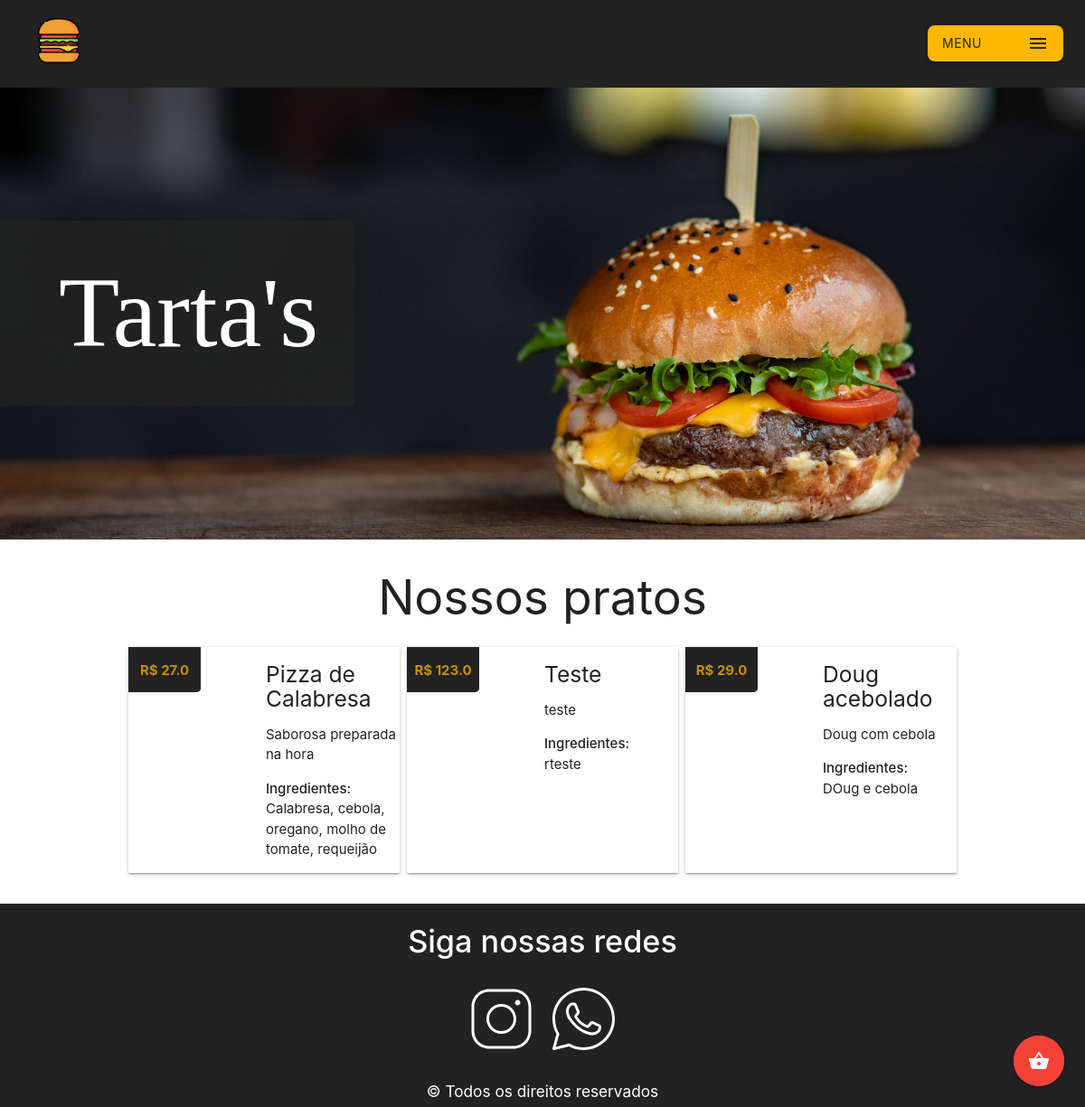
The page / on the database its author committed.
### app/models.py (models this page shows, shortened)
class Prato(models.Model):
    name = models.CharField(max_length = 30)
    desc = models.CharField(max_length = 60)
    ingredients = models.CharField(max_length = 100)
    value = models.FloatField()
    disponibilidade = models.BooleanField(default=True)
    image = models.TextField(max_length=255, blank=True)
    created_at = models.DateTimeField(auto_now_add=True)
    updated_at = models.DateTimeField(auto_now=True)

### app/views.py (the view)
# urls.py: path('', views.index, name='index'),
def index(request):
    db = {}
    db['time'] = time.localtime()
    db['gerencial'] = models.Gerencial.objects.all()
    db['pratos'] = models.Prato.objects.all()
    return render(request, 'home/index.html', db)

### app/templates/home/index.html (shortened to what this page needs)
{% extends 'base.html' %}
{% load static %}
{% block content %}
<h2 style='width: 100%; text-align: center;'>Nossos pratos</h2>
<section id="index-view">
  {% for p in pratos %}
    <div class="card">
      <div class="card-img" style="background-image: url('{{ p.image }}');"></div>
      <div class="card-data">
        <h5 class="card-data-title">{{ p.name }}</h5>
        <p class="card-data-desc">{{ p.desc }}</p>
        <p class="card-data-ingredients">
          <strong>Ingredientes: </strong><br>{{ p.ingredients }}
        </p>
      </div>
      <div class="card-div-btn">
        {% if p.disponibilidade %}
        <button class="card-btn pulse modal-trigger" style="z-index: 100;" data-target="modal{{p.id}}"><b>R$ {{ p.value }}</b></button>
        {% else %}
        <button class="card-btn pulse modal-trigger" style="z-index: 100;" data-target="modal-indisponivel"><b>R$ {{ p.value }}</b></button>
        {% endif %}
      </div>
    </div>
    {% endfor %}
</section>
<div class="fixed-action-btn">
  <a class="btn-floating btn-large red pulse modal-trigger" data-target="modal-carrinho">
    <i class="large material-icons">shopping_basket</i>
  </a>
</div>
{% endblock %}

### app/templates/base.html (shortened to what this page needs)
<!DOCTYPE html>
<html lang="pt-br">
  <head>
  </head>
  <link rel="stylesheet" href="https://cdnjs.cloudflare.com/ajax/libs/materialize/1.0.0/css/materialize.min.css">
  {% load static %}
  <link href="{% static 'css/main.css' %}" rel="stylesheet" />
  <link href="{% static 'css/header.css' %}" rel="stylesheet" />
  <link href="{% static 'css/footer.css' %}" rel="stylesheet" />
  <link href="{% static 'css/index.css' %}" rel="stylesheet" />
  <body>
  <div id="app">
      {% include 'components/Header.html' %}
      {% block content %}{% endblock %}
      {% include 'components/Footer.html' %}
  </div>
  </body>
</html>

### app/templates/components/Header.html (shortened to what this page needs)
{% load static %}
<header>
    <a class="header-logo" href="/">
        <img class="header-img" src="{% static 'public/img/logo.png' %}" alt="Logo">
    </a>
    <div class="header-menu">
        <a class='dropdown-trigger btn header-menu-options' href='#' data-target='dropdown1'>
            Menu<span class="material-icons">menu</span>
        </a>
    </div>
</header>
<div class="welcome-img" style="background-image: url('{% static "public/img/burger.jpg" %}');"><div><p>Tarta's</p></div></div>

### app/templates/components/Footer.html
{% load static %}
<footer>
    <h4 class="title"><strong>Siga nossas redes</strong></h4>
    <div class="social-media">
        <a href="https://www.instagram.com/tartas.hotdog/" target="_blank">
            <img class="footer-img" src="{% static 'public/img/instagram.svg' %}" alt="Instagram">
        </a>
        <a href="https://api.whatsapp.com/send?phone=5567999778632" target="_blank">
            <img class="footer-img" src="{% static 'public/img/whatsapp.svg' %}" alt="Facebook">
        </a>
    </div>
    <div class="all-rights-reserved"><h6>© Todos os direitos reservados</h6></div>
</footer>

### app/static/css/Main.css (style rules this page uses)
html, body { margin: 0; padding: 0; box-sizing: border-box; }
a { text-decoration: none !important; }

### app/static/css/header.css (style rules this page uses)
header { display: flex; justify-content: space-between; align-items: center; box-shadow: 0 0 10px 0 black; padding: 20px 20px 20px 40px; background-color: #222; }
header .header-img { width: 50px; }
header .header-menu { display: flex; justify-content: space-between; }
header div a { justify-content: flex-end; }
header .header-menu .header-menu-options { display: flex; justify-content: space-between; align-items: center; width: 150px; height: 40px; margin: 0 4px; text-align: center; background-color: rgb(255, 183, 0); border-radius: 8px; color: #222; transition: .3s; }
.welcome-img { width: 100%; height: 500px; background-size: cover; background-position: center; display: flex; justify-content: flex-start; align-items: center; }
.welcome-img div { background-color: rgba(34, 34, 34, 0.900); border-radius: 0 5px 5px 0; }
.welcome-img div p { font-family: 'Cupola'; margin: 0; font-size: 110px; margin-left: 25px; color: #fff; padding: 20px 40px; }

### app/static/css/footer.css (style rules this page uses)
footer { display: flex; flex-direction: column; justify-content: space-around; align-items: center; flex: wrap; margin-top: 30px; color:#fff; background-color: #222; }
footer .social-media { display: flex; justify-content: center; align-items: center; width: 50%; padding: 8px 32px 8px 32px; }
footer .social-media .footer-img { width: 75px; margin: 8px; }
footer .all-rights-reserved { width: 100%; display: flex; justify-content: center; }

### app/static/css/index.css (style rules this page uses)
#index-view { display: flex; flex-wrap: wrap; justify-content: center; }
.card { display: flex; justify-content: center; width: 300px; height: 250px; min-width: 300px; margin: 4px; }
.card-img { width: 50%; background-size: cover; background-position: center; margin-right: 4px; }
.card-data { width: 50%; }
.card-div-btn { position: absolute; top: 0; left: 0; }
.card-btn { background-color: #222; border: none; border-radius: 0 0 5px 0; color:rgb(199, 143, 0); cursor: pointer; width: 80px; height: 50px; }
.pulse::before { animation: pulse-animation 3s cubic-bezier(0.24, 0, 0.38, 9) infinite; }

### rows shown on the page
Prato: name "Pizza de Calabresa", desc "Saborosa preparada na hora", ingredients "Calabresa, cebola, oregano, molho de tomate, requeijão", value "27.0"
Prato: name "Teste", desc "teste", ingredients "rteste", value "123.0"
Prato: name "Doug acebolado", desc "Doug com cebola", ingredients "DOug e cebola", value "29.0"
